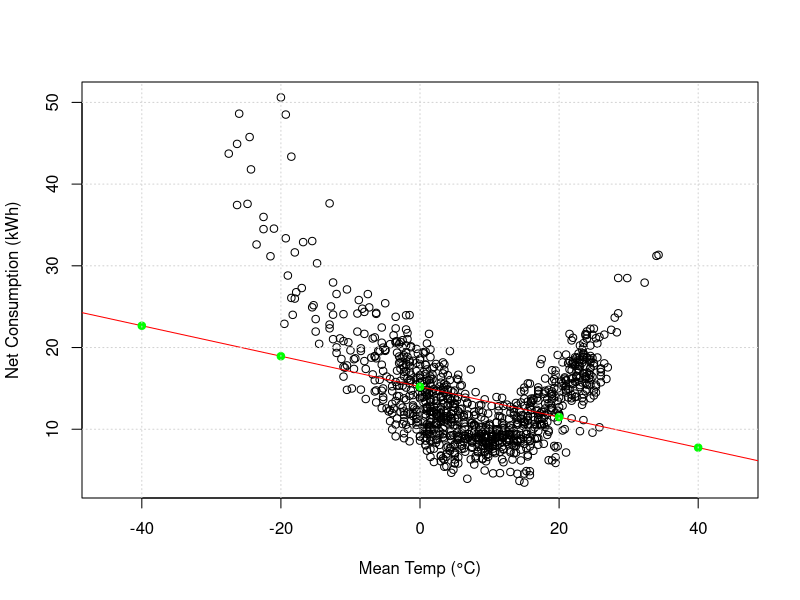
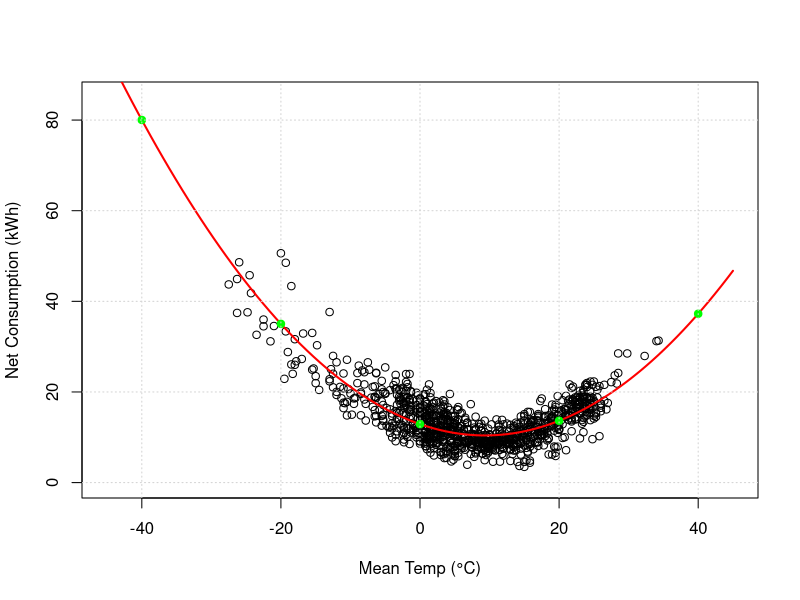

Reproduce these figures in R, in order.
## ---- chunk 1
data = read.csv('merged_data.csv')
data = data[-1,]
colnames(data)
## ---- chunk 2
sapply(data, function(x) sum(is.null(x) | is.na(x)))
## ---- chunk 3
data[c('Climate.ID', 'Date.Time', 'Year', 'Month', 'Day', 'Max.Temp.Flag', 'Min.Temp.Flag', 
       'Mean.Temp.Flag', 'Heat.Deg.Days.Flag', 'Cool.Deg.Days.Flag', 'Total.Rain.Flag', 
       'Total.Snow.Flag', 'Total.Precip.Flag', 'Snow.on.Grnd.Flag', 'Dir.of.Max.Gust.Flag', 
       'Spd.of.Max.Gust.Flag', 'Data.Quality', 'Dir.of.Max.Gust..10s.deg.', 
       'Spd.of.Max.Gust..km.h.')] = NULL
## ---- chunk 4
data = na.omit(data)
## ---- chunk 5
dim(data)
## ---- chunk 6
head(data)
## ---- chunk 7
        linear_model = lm(data$Net.Consumption..kWh. ~ data$Mean.Temp...C.)
        slope = coef(linear_model)["data$Mean.Temp...C."]
        intercept = coef(linear_model)["(Intercept)"]
        cat("The equation of the line is: Net Consumption (kWh) =", round(slope, 2),
            "* Mean Temp (°C)", "+", round(intercept, 2))
## ---- chunk 8
        temperatures = c(-40, -20, 0, 20, 40)
        predicted_consumption = function(temp){
            consumption = slope*temp + intercept
            return(consumption)
        }
        for(i in temperatures){
            cat("Predicted consumption at", i, "°C:", round(predicted_consumption(i), 2), 
                "kWh\n")
        }
## ---- chunk 9
        predicted_values = slope * temperatures + intercept
        plot(data$Mean.Temp...C., data$Net.Consumption..kWh., xlab = "Mean Temp (°C)", 
             ylab = "Net Consumption (kWh)",
             xlim = c(-45, 45))
        abline(linear_model, col = "red")
        points(temperatures, predicted_values, col = "green", pch = 19)
        grid()
## ---- chunk 10
        linear_model_2 = lm(data$Net.Consumption..kWh. ~ data$Mean.Temp...C. + 
                            I(data$Mean.Temp...C.^2))
        b0 = coef(linear_model_2)["(Intercept)"]
        b1 = coef(linear_model_2)["data$Mean.Temp...C."]
        b2 = coef(linear_model_2)["I(data$Mean.Temp...C.^2)"]
        cat("The equation of the line is:\nNet Consumption (kWh) =", round(b0, 2),
            round(b1, 2), "* Mean Temp (°C)", "+", round(b2, 2), "* Mean Temp (°C) ^2")
## ---- chunk 11
        new_predicted_consumption = function(temp){
            consumption = b0 + b1 * temp + b2 * (temp^2)
            return(consumption)
        }
        for(i in temperatures){
            cat("Predicted consumption at", i, "°C:", round(new_predicted_consumption(i), 2), 
                "kWh\n")
        }
## ---- chunk 12
        predicted_values = b0 + b1 * temperatures + b2 * (temperatures^2)
        plot(data$Mean.Temp...C., data$Net.Consumption..kWh., xlab = "Mean Temp (°C)", 
             ylab = "Net Consumption (kWh)",
             xlim = c(-45, 45), ylim = c(0, 85))
        curve(b0 + b1*x + b2*x^2, add = TRUE, col = "red", lwd = 2)
        points(temperatures, predicted_values, col = "green", pch = 19)
        grid()
